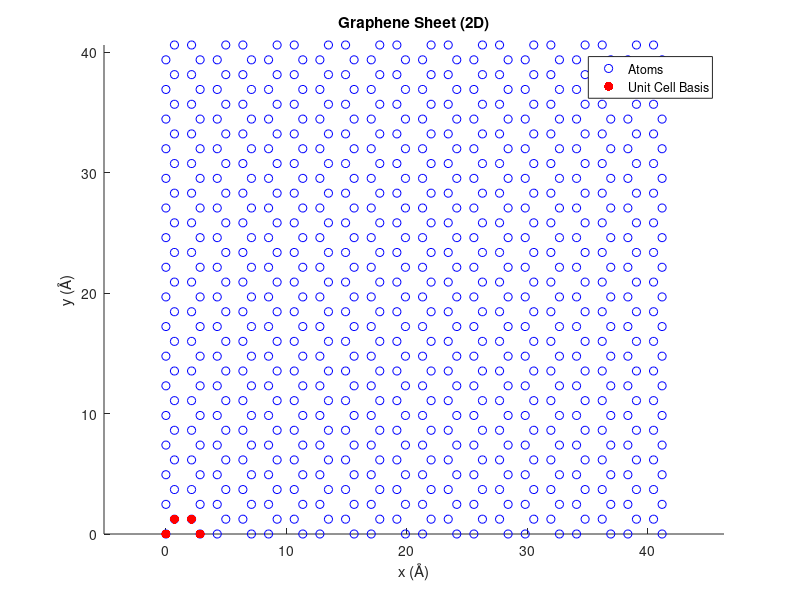

This chart was generated by the following MATLAB code:
a  = 1.42;        % lattice param (Å)
nx = 10;          
ny = round(sqrt(3) * nx);

filename = 'graphene.dat';
writeresults = true;
showresults = true;

% Unit Cell Dimensions:
A = 3 * a;
B = sqrt(3) * a;

% Coordinates of the 4 atoms in the unit cell:
base = [ 0.0,   0.0, 0.0;
         a/2,   B/2, 0.0;
         A/2,   B/2, 0.0;
         2*a,   0.0, 0.0 ];

N = size(base,1) * nx * ny; % Total number of atoms

% Calculate the coordinates of the atoms in the layer:
coords = zeros(N, 3); 
id = 0;
for ix = 0:(nx-1)
    for iy = 0:(ny-1)
        for iatom = 1:size(base,1)
            id = id + 1;
            coords(id,:) = base(iatom,:) + [ix * A, iy * B, 0];
        end
    end
end

if showresults
    figure;
    hold on;
    plot(coords(:,1), coords(:,2), 'ob', 'MarkerSize', 6, 'DisplayName', 'Atoms');
    plot(base(:,1), base(:,2), '.r', 'MarkerSize', 20, 'DisplayName', 'Unit Cell Basis');
    axis equal;
    xlabel('x (Å)');
    ylabel('y (Å)');
    title('Graphene Sheet (2D)');
    legend show;
    hold off;
end

if writeresults
    fid = fopen(filename, 'w');
    fprintf(fid, 'Graphene sheet a=%g\n', a);
    fprintf(fid, '%g atoms\n\n', N);
    fprintf(fid, '1 atom types\n\n');
    
    % Write the simulation box dimensions.
    fprintf(fid, '0 %g xlo xhi\n', A * nx);
    fprintf(fid, '0 %g ylo yhi\n', B * ny);
    fprintf(fid, '-10 10 zlo zhi\n\n');
    
    fprintf(fid, 'Masses\n\n');
    fprintf(fid, '1 12.0107\n\n');

    fprintf(fid, 'Atoms\n\n');
    for i = 1:N
        fprintf(fid, '%g 1 %g %g %g\n', i, coords(i,1), coords(i,2), coords(i,3));
    end
    
    fclose(fid);
    fprintf('Graphene supercell with %g atoms written to %s\n', N, filename);
end